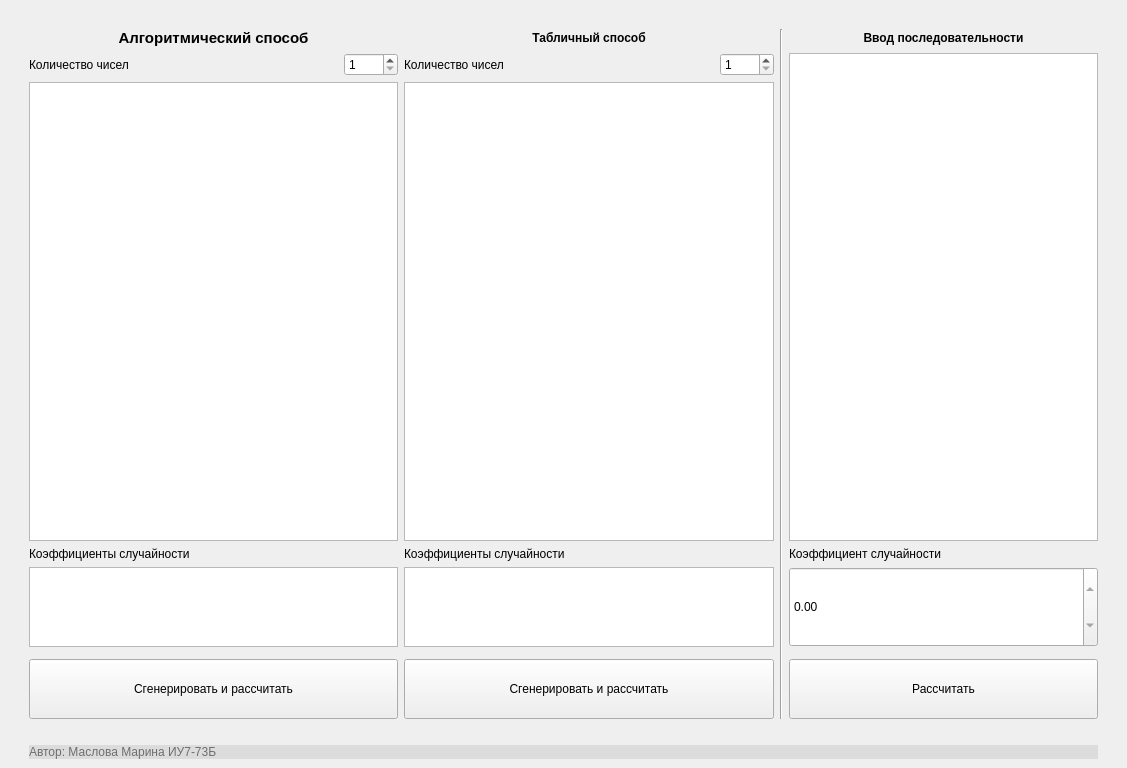
<?xml version="1.0" encoding="UTF-8"?>
<ui version="4.0">
 <class>MainWindow</class>
 <widget class="QMainWindow" name="MainWindow">
  <property name="geometry">
   <rect>
    <x>0</x>
    <y>0</y>
    <width>1127</width>
    <height>768</height>
   </rect>
  </property>
  <property name="windowTitle">
   <string>Маслова Марина ИУ7-73Б Лабораторная работа №3</string>
  </property>
  <widget class="QWidget" name="centralwidget">
   <layout class="QGridLayout" name="gridLayout_2">
    <item row="0" column="0">
     <layout class="QGridLayout" name="gridLayout">
      <item row="7" column="3" colspan="2">
       <widget class="QPushButton" name="btnGenTable">
        <property name="sizePolicy">
         <sizepolicy hsizetype="Expanding" vsizetype="Expanding">
          <horstretch>0</horstretch>
          <verstretch>0</verstretch>
         </sizepolicy>
        </property>
        <property name="maximumSize">
         <size>
          <width>16777215</width>
          <height>60</height>
         </size>
        </property>
        <property name="text">
         <string>Сгенерировать и рассчитать</string>
        </property>
       </widget>
      </item>
      <item row="4" column="6">
       <widget class="QLabel" name="lblCoefInput">
        <property name="text">
         <string>Коэффициент случайности</string>
        </property>
       </widget>
      </item>
      <item row="3" column="3" colspan="2">
       <widget class="QTableWidget" name="twTable">
        <property name="sizePolicy">
         <sizepolicy hsizetype="Expanding" vsizetype="MinimumExpanding">
          <horstretch>0</horstretch>
          <verstretch>0</verstretch>
         </sizepolicy>
        </property>
        <property name="minimumSize">
         <size>
          <width>0</width>
          <height>440</height>
         </size>
        </property>
       </widget>
      </item>
      <item row="1" column="1" colspan="2">
       <widget class="QLabel" name="lblAlg">
        <property name="font">
         <font>
          <pointsize>11</pointsize>
          <weight>75</weight>
          <bold>true</bold>
         </font>
        </property>
        <property name="text">
         <string>Алгоритмический способ</string>
        </property>
        <property name="alignment">
         <set>Qt::AlignCenter</set>
        </property>
       </widget>
      </item>
      <item row="2" column="4">
       <widget class="QSpinBox" name="sbTable">
        <property name="minimum">
         <number>1</number>
        </property>
        <property name="maximum">
         <number>9999</number>
        </property>
       </widget>
      </item>
      <item row="2" column="1">
       <widget class="QLabel" name="lblNumAlg">
        <property name="sizePolicy">
         <sizepolicy hsizetype="Expanding" vsizetype="Preferred">
          <horstretch>0</horstretch>
          <verstretch>0</verstretch>
         </sizepolicy>
        </property>
        <property name="text">
         <string>Количество чисел</string>
        </property>
       </widget>
      </item>
      <item row="2" column="6" rowspan="2">
       <widget class="QTableWidget" name="twInput">
        <property name="sizePolicy">
         <sizepolicy hsizetype="Expanding" vsizetype="MinimumExpanding">
          <horstretch>0</horstretch>
          <verstretch>0</verstretch>
         </sizepolicy>
        </property>
        <property name="minimumSize">
         <size>
          <width>0</width>
          <height>440</height>
         </size>
        </property>
       </widget>
      </item>
      <item row="5" column="6">
       <widget class="QDoubleSpinBox" name="dsbCoefInput">
        <property name="sizePolicy">
         <sizepolicy hsizetype="Minimum" vsizetype="Fixed">
          <horstretch>0</horstretch>
          <verstretch>0</verstretch>
         </sizepolicy>
        </property>
        <property name="minimumSize">
         <size>
          <width>0</width>
          <height>0</height>
         </size>
        </property>
        <property name="maximumSize">
         <size>
          <width>16777215</width>
          <height>80</height>
         </size>
        </property>
        <property name="readOnly">
         <bool>true</bool>
        </property>
       </widget>
      </item>
      <item row="7" column="6">
       <widget class="QPushButton" name="btnCaclInput">
        <property name="sizePolicy">
         <sizepolicy hsizetype="Expanding" vsizetype="Expanding">
          <horstretch>0</horstretch>
          <verstretch>0</verstretch>
         </sizepolicy>
        </property>
        <property name="maximumSize">
         <size>
          <width>16777215</width>
          <height>60</height>
         </size>
        </property>
        <property name="text">
         <string>Рассчитать</string>
        </property>
       </widget>
      </item>
      <item row="2" column="3">
       <widget class="QLabel" name="lblNumTable">
        <property name="sizePolicy">
         <sizepolicy hsizetype="Expanding" vsizetype="Preferred">
          <horstretch>0</horstretch>
          <verstretch>0</verstretch>
         </sizepolicy>
        </property>
        <property name="text">
         <string>Количество чисел</string>
        </property>
       </widget>
      </item>
      <item row="3" column="7">
       <spacer name="vsRight">
        <property name="orientation">
         <enum>Qt::Vertical</enum>
        </property>
        <property name="sizeHint" stdset="0">
         <size>
          <width>20</width>
          <height>40</height>
         </size>
        </property>
       </spacer>
      </item>
      <item row="8" column="1" colspan="6">
       <spacer name="hsBottom">
        <property name="orientation">
         <enum>Qt::Horizontal</enum>
        </property>
        <property name="sizeHint" stdset="0">
         <size>
          <width>40</width>
          <height>20</height>
         </size>
        </property>
       </spacer>
      </item>
      <item row="5" column="3" colspan="2">
       <widget class="QTableWidget" name="twCoefTable">
        <property name="sizePolicy">
         <sizepolicy hsizetype="Minimum" vsizetype="Fixed">
          <horstretch>0</horstretch>
          <verstretch>0</verstretch>
         </sizepolicy>
        </property>
        <property name="minimumSize">
         <size>
          <width>0</width>
          <height>0</height>
         </size>
        </property>
        <property name="maximumSize">
         <size>
          <width>16777215</width>
          <height>80</height>
         </size>
        </property>
       </widget>
      </item>
      <item row="0" column="1" colspan="6">
       <spacer name="hsTop">
        <property name="orientation">
         <enum>Qt::Horizontal</enum>
        </property>
        <property name="sizeHint" stdset="0">
         <size>
          <width>40</width>
          <height>20</height>
         </size>
        </property>
       </spacer>
      </item>
      <item row="4" column="1" colspan="2">
       <widget class="QLabel" name="lblCoefAlg">
        <property name="text">
         <string>Коэффициенты случайности</string>
        </property>
       </widget>
      </item>
      <item row="1" column="5" rowspan="7">
       <widget class="Line" name="line">
        <property name="orientation">
         <enum>Qt::Vertical</enum>
        </property>
       </widget>
      </item>
      <item row="7" column="1" colspan="2">
       <widget class="QPushButton" name="btnGenAlg">
        <property name="sizePolicy">
         <sizepolicy hsizetype="Expanding" vsizetype="Expanding">
          <horstretch>0</horstretch>
          <verstretch>0</verstretch>
         </sizepolicy>
        </property>
        <property name="maximumSize">
         <size>
          <width>16777215</width>
          <height>60</height>
         </size>
        </property>
        <property name="text">
         <string>Сгенерировать и рассчитать</string>
        </property>
       </widget>
      </item>
      <item row="1" column="6">
       <widget class="QLabel" name="lblInput">
        <property name="font">
         <font>
          <weight>75</weight>
          <bold>true</bold>
         </font>
        </property>
        <property name="text">
         <string>Ввод последовательности</string>
        </property>
        <property name="alignment">
         <set>Qt::AlignCenter</set>
        </property>
       </widget>
      </item>
      <item row="1" column="3" colspan="2">
       <widget class="QLabel" name="lblTable">
        <property name="font">
         <font>
          <weight>75</weight>
          <bold>true</bold>
         </font>
        </property>
        <property name="text">
         <string>Табличный способ</string>
        </property>
        <property name="alignment">
         <set>Qt::AlignCenter</set>
        </property>
       </widget>
      </item>
      <item row="5" column="1" colspan="2">
       <widget class="QTableWidget" name="twCoefAlg">
        <property name="sizePolicy">
         <sizepolicy hsizetype="Minimum" vsizetype="Fixed">
          <horstretch>0</horstretch>
          <verstretch>0</verstretch>
         </sizepolicy>
        </property>
        <property name="minimumSize">
         <size>
          <width>0</width>
          <height>0</height>
         </size>
        </property>
        <property name="maximumSize">
         <size>
          <width>16777215</width>
          <height>80</height>
         </size>
        </property>
       </widget>
      </item>
      <item row="3" column="0">
       <spacer name="vsLeft">
        <property name="orientation">
         <enum>Qt::Vertical</enum>
        </property>
        <property name="sizeHint" stdset="0">
         <size>
          <width>20</width>
          <height>40</height>
         </size>
        </property>
       </spacer>
      </item>
      <item row="2" column="2">
       <widget class="QSpinBox" name="sbAlg">
        <property name="sizePolicy">
         <sizepolicy hsizetype="Minimum" vsizetype="Minimum">
          <horstretch>0</horstretch>
          <verstretch>0</verstretch>
         </sizepolicy>
        </property>
        <property name="minimum">
         <number>1</number>
        </property>
        <property name="maximum">
         <number>9999</number>
        </property>
       </widget>
      </item>
      <item row="4" column="3" colspan="2">
       <widget class="QLabel" name="lblCoefTable">
        <property name="text">
         <string>Коэффициенты случайности</string>
        </property>
       </widget>
      </item>
      <item row="3" column="1" colspan="2">
       <widget class="QTableWidget" name="twAlg">
        <property name="sizePolicy">
         <sizepolicy hsizetype="Expanding" vsizetype="MinimumExpanding">
          <horstretch>0</horstretch>
          <verstretch>0</verstretch>
         </sizepolicy>
        </property>
        <property name="minimumSize">
         <size>
          <width>0</width>
          <height>440</height>
         </size>
        </property>
       </widget>
      </item>
      <item row="9" column="1" colspan="6">
       <widget class="QLabel" name="lblAuthor">
        <property name="styleSheet">
         <string notr="true">background-color: rgb(220, 220, 220);
color: rgb(110, 110, 110);</string>
        </property>
        <property name="text">
         <string>Автор: Маслова Марина ИУ7-73Б</string>
        </property>
       </widget>
      </item>
     </layout>
    </item>
   </layout>
  </widget>
 </widget>
 <resources/>
 <connections/>
</ui>
